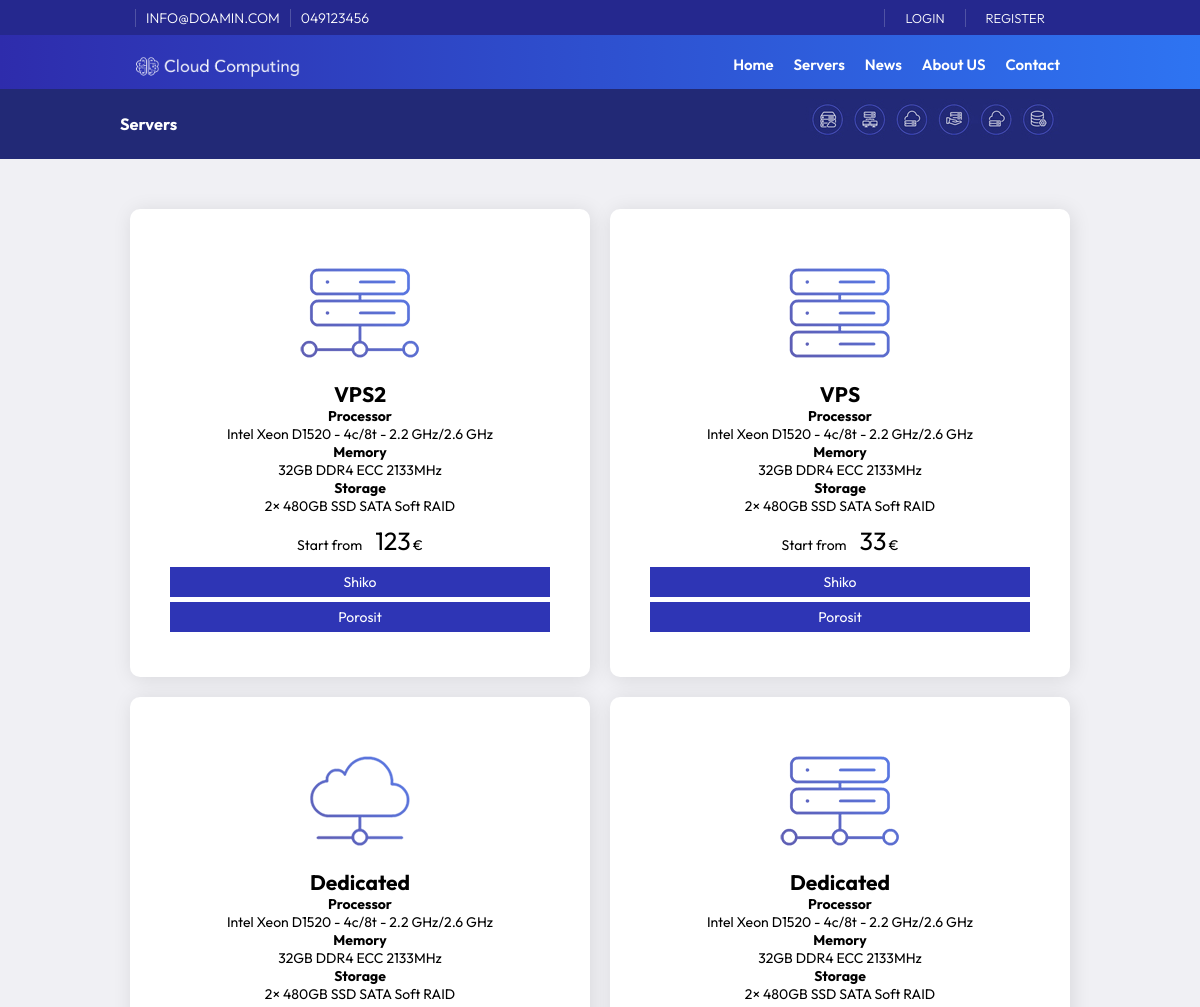
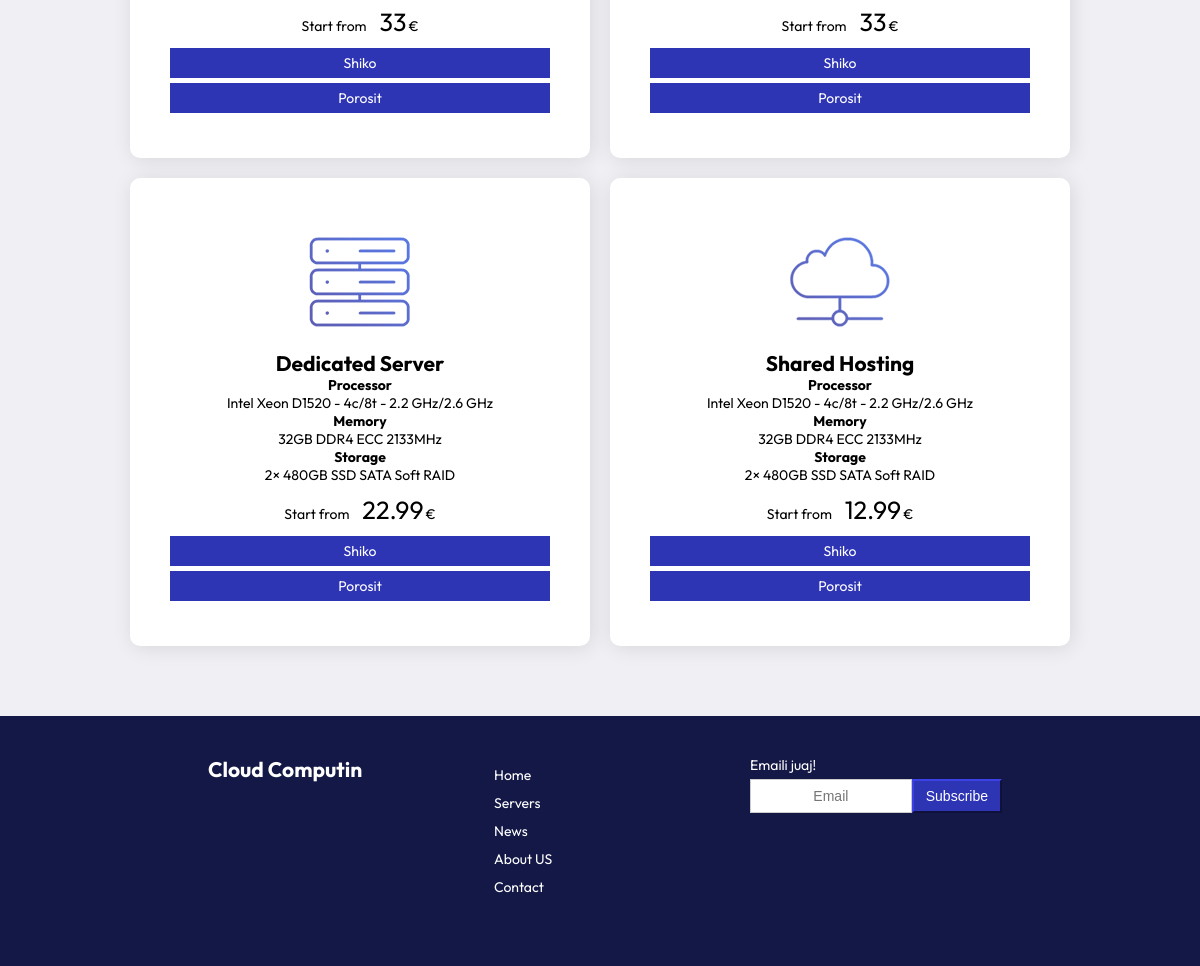
The app's page /servers.php with its own data (2 pictures, top to bottom).
### tables this page shows
CREATE TABLE `configs` (
  `id` int(11) NOT NULL,
  `emri` varchar(255) NOT NULL,
  `vlera` text NOT NULL
);

CREATE TABLE `menu` (
  `id` int(11) NOT NULL,
  `Emri` varchar(255) NOT NULL,
  `vlera` varchar(255) NOT NULL,
  `renditja` int(11) NOT NULL,
  `autori` varchar(255) NOT NULL,
  `Data` datetime NOT NULL DEFAULT current_timestamp() ON UPDATE current_timestamp()
);

CREATE TABLE `servers` (
  `id` int(11) NOT NULL,
  `Titulli` varchar(255) NOT NULL,
  `Pershkrimi` text DEFAULT NULL,
  `Data` date NOT NULL,
  `Cmimi` varchar(255) DEFAULT NULL,
  `foto` varchar(255) NOT NULL,
  `autori` varchar(255) NOT NULL
);

### assets/config/config.php (called while the page is built, shortened)
<?php
class Database {
    private $host = "localhost";
    private $username = "root";
    private $password = "";
    private $database = "CloudComputing";
    public function __construct() {
        $this->conn = new mysqli($this->host, $this->username, $this->password, $this->database);
    }
}
?>

### assets/config/functions.php (called while the page is built, shortened)
<?php
include_once 'config.php';
$db = new Database();
class SiteConfigs {
    private $db;
    public function __construct($db) {
        $this->db = $db;
    }
    public function readConfig($emri) {
        $defaultValue = 'Not Available';
        $query = "SELECT vlera FROM configs WHERE emri = '$emri' LIMIT 1";
        $result = $this->db->conn->query($query);
        if ($result->num_rows > 0) {
            $configs = $result->fetch_assoc();
            return $configs['vlera'];
        }
        return $defaultValue;
    }
}
$configs = new SiteConfigs($db);
?>

### assets/config/menu.php (called while the page is built, shortened)
<?php
class Menu {
    private $db;
    public function __construct($db) {
        $this->db = $db;
    }
    public function readAllMenu() {
        $query = "SELECT * FROM menu ORDER BY renditja ASC";
        $result = $this->db->conn->query($query);
        return $result->fetch_all(MYSQLI_ASSOC);
    }
}
?>

### assets/config/servers.php (called while the page is built, shortened)
<?php
class Servers {
    private $db;
    public function __construct($db) {
        $this->db = $db;
    }
    public function readAllServers() {
        $query = "SELECT * FROM servers";
        $result = $this->db->conn->query($query);
        return $result->fetch_all(MYSQLI_ASSOC);
    }
}
?>

### servers.php (the view, shortened to what this page needs)
<?php
include_once 'assets/config/config.php';
include_once 'assets/config/functions.php';
include_once 'assets/config/servers.php';
include_once 'assets/config/menu.php';
$pageid = 2;
$db = new Database();
$servers = new Servers($db);
$allServers = $servers->readAllServers();
?>
<!DOCTYPE html>
<html lang="en">
<head>
    <link rel="stylesheet" href="assets/css/style.css">
    <link rel="stylesheet" href="https://cdnjs.cloudflare.com/ajax/libs/font-awesome/4.7.0/css/font-awesome.min.css">
</head>
<body>
    <div class="container front-page">
        <?php include "header.php" ?>
        <div class="feature">
            <div class="serversdiv width80">
            <?php foreach ($allServers as $server): ?>
                <div class="serveritem">
                    <img src="<?php echo $configs->readConfig('imgurl'); echo $server['foto']; ?>" alt="">
                    <h2><?php echo $server['Titulli']; ?></h2>
                    <p><?php echo mb_strimwidth($server['Pershkrimi'], 0, 220, '...');  ?></p>
                    <p class="fcmimi">
                        <span>Start from</span>
                        <span class="num" style="display: inline-block;"><?php echo $server['Cmimi']; ?></span><span>€</span>
                    </p>
                    <a href="server_1.php?id=<?php echo $server['id']; ?>" class="btn btn-block btn-mir">Shiko</a>
                    <a href="porosit.php?id=<?php echo $server['id']; ?>" class="btn btn-block btn-mir">Porosit</a>
                </div>
            <?php endforeach; ?>
            </div>
        </div>
        <?php include "footer.php" ?>
    </div>
</body>
</html>

### header.php (shortened to what this page needs)
<?php
$db = new Database();
$menu = new Menu($db);
$allMenu = $menu->readAllMenu();
?>
   <header>
            <div class="topnav">
                <div class="container width80">
                    <div class="topnavl">
                        <div class="topbarw">
                            <p><?php echo $configs->readConfig('email');?></p><p><?php echo $configs->readConfig('telefoni');?></p>
                        </div>
                    </div>
                    <div class="topnavr">
                        <div class="topbarw">
                                <?php
                                    if (isset($_SESSION['user_id'])) {
                                        $user_id = $_SESSION['user_id'];
                                        $user_role = $user->checkUserRole($user_id);
                                        $emri = '<p>Pershendetje ' .$user->readEmri('emri', $user_id) .'<p>';
                                        $dashboard = '<p><a href="' . $configs->readConfig('url') . '/admin/dashboard.php">Dashboard</a></p>';
                                        $porosit = '<p><a href="' . $configs->readConfig('url') . '/user/index.php">Dashboard</a></p>';
                                        $logout = '<p><a href="' . $configs->readConfig('url') . '/logout.php">Logout</a></p>';
                                        if ($user_role === 'admin') {
                                            echo $emri ;
                                            echo $dashboard;
                                            echo $logout;
                                        } elseif ($user_role === 'user') {
                                            echo $emri;
                                            echo $porosit;
                                            echo $logout;
                                        } else {
                                            echo '<p><a href="' . $configs->readConfig('url') . '/login.php">Login</a></p>';
                                            echo '<p><a href="' . $configs->readConfig('url') . '/login.php">Register</a></p>';
                                        }
                                    }else {
                                        echo '<p><a href="' . $configs->readConfig('url') . '/login.php">Login</a></p>';
                                        echo '<p><a href="' . $configs->readConfig('url') . '/login.php">Register</a></p>';
                                    }
                                ?>
                        </div>
                    </div>
                </div>
            </div>
            <div class="width80">
                <div class="logo"><a href="<?php echo $configs->readConfig('url'); ?>"><img src="<?php echo $configs->readConfig('imgurl');?>/logow.png" /></a></div>
                <div class="nav" id="navid">
                    <ul>
                        <?php foreach ($allMenu as $menu): ?>
                            <li><a href="<?php echo $configs->readConfig('url'); echo $menu['vlera']; ?>"><?php echo $menu['Emri']; ?></a></li>
                        <?php endforeach; ?>
                    </ul>
                </div>
            </div>
            <?php
            if($pageid == 1){
                echo '<div class="slider"><img id="slideri" /></div>';
            }else if($pageid == 2){
                echo ' <div class="breadcrumbs">
                            <div class="width80">
                                <div class="bcl"><h3>Servers</h3></div>
                                <div class="bcr"><img src="assets/imgs/serversbc.jpg" /></div>
                            </div>
                        </div>';
            }else if($pageid == 3){
                echo ' <div class="breadcrumbs">
                        <div class="width80">
                            <div class="bcl"><h3>News</h3></div>
                            <div class="bcr"><img src="assets/imgs/contactbc.jpg" /></div>
                        </div>
                    </div>';
            }
            ?>
        </header>

### footer.php (shortened to what this page needs)
<footer>
    <div class="footeri width80">
        <div class="footerleft">
            <h2><a href="<?php echo $configs->readConfig('url'); ?>">Cloud Computin</a></h2>
        </div>
        <div class="footercenter">
            <ul>
                <?php foreach ($allMenu as $menu): ?>
                    <li><a href="<?php echo $configs->readConfig('url'); echo $menu['vlera']; ?>"><?php echo $menu['Emri']; ?></a></li>
                <?php endforeach; ?>
            </ul>
        </div>
        <div class="footerright">
            <p>Emaili juaj!</p>
            <div class="subs">
                <input class="form-control btn flex" type="email" placeholder="Email">
                <button class="btn btn-mir flex1">Subscribe</button>
            </div>
        </div>
    </div>
</footer>

### assets/css/style.css (style rules this page uses)
*, *:before, *:after { margin: 0; padding: 0; box-sizing: border-box; --title-font: "Outfit", Helvetica, Arial, sans-serif; --body-font: "Outfit", Helvetica, Arial, sans-serif; }
body, html { font-size: 14px; width: 100%; height: 100%; background: #F0F0F4; }
ul li a, a, body, span, text { font-family: "Outfit", Helvetica, Arial, sans-serif; }
header ul > li { list-style: none; float: left; margin: 10px 10px auto; }
.container { margin: auto; width: 100%; }
.width80 { width: 80%; margin: auto; }
header { background-image: linear-gradient(to right, #2E2CAC, #2E74F2); color: #fff; }
.topnav { margin: auto; height:35px; background-color: #25288e; padding: 5px 0 5px 0; }
.topnavl { float:left; }
.topnavr { float: right; }
.topbarw { font-size: 13px; display: flex; padding: 4px 15px; font-weight: 300; }
.topnav p { text-transform: uppercase; font-size: 14px; margin: auto; border-left: solid 1px rgba(255, 255, 255, .2); padding: 0 10px 0 10px; }
.topnavr a { text-decoration: none; color: #fff; font-size: 14px; padding: 0 10px 0 10px; }
.topnav span, .topnav a { text-transform: uppercase; font-size: 13px; margin: 5px auto; }
.logo { margin: 10px 0 0 0; }
.logo img { width: 200px; float: left; }
.nav { float: right; margin: 0 10px ; }
.nav li a { text-decoration: none; color: #fff; font-size:15px; font-weight: 600; }
.feature { margin: 50px 0 50px 0; width: 100%; }
.fcmimi { margin: 10px 0 10px 0; }
.fcmimi .num { font-size:25px; margin: 0 2px 0 10px; }
.serversdiv { display: flex; flex-wrap: wrap; align-content: space-between; justify-content: center; }
.serveritem { width: 31.33%; flex-grow: 1; margin: 0 10px 20px 10px; padding: 40px; background: #ffffff; background-size: auto; overflow: hidden; position: relative; border-radius: 10px; -webkit-border-radius: 10px; -moz-border-radius: 10px; -webkit-box-shadow: 2px 2px 20px 0px rgba(0, 0, 0, 0.1); -moz-box-shadow: 2px 2px 20px 0px rgba(0, 0, 0, 0.1); box-shadow: 2px 2px 20px 0px rgba(0, 0, 0, 0.1); text-align: center; }
.serveritem img { width: 128px; }
.front-page { width: 100%; }
.form-control { display: block; width: 100%; height: 34px; padding: 6px 12px; font-size: 14px; border: 1px solid #ccc; }
.btn { font-size: 14px; font-weight: 400; text-align: center; border: 1px solid #000 transparent; padding: 6px 12px; margin: 5px auto 5px auto; box-shadow: none !important; display: block; }
.btn-block { display: block; width: 100%; }
.btn-mir { color: #fff; text-decoration:none; background-color: #2e35b5; border-color: #25298f; }
.breadcrumbs { background-color: #222976; min-height: 70px; overflow: auto; height: auto; margin: auto; padding: 5px 0 0 0; width: 100%; }
.bcl { margin: auto; width: 50%; float: left; text-align: left; padding: 20px 0 0 0; }
.bcr { margin: auto; width: 50%; float: left; text-align: right; padding: 5px 0 0 0; }
footer { height: auto; padding: 20px; background: #141846; margin: 40px 0 0 0; }
footer ul > li, footer a { list-style: none; margin: 10px 10px auto; text-decoration: none; color: #FFF; }
.footeri { display: flex; flex-wrap: wrap; justify-content: space-between; margin:auto; padding: 20px 50px 20px 50px; color: #fff; }
.footerleft, .footercenter, .footerright { width: 33%; flex-grow: 1; padding: 0 12px 0 12px; margin-bottom:30px; }
.subs { display: flex; flex-wrap: wrap; }
.flex { flex: 1; float: left; }
.flex1 { flex: 0; float: left; }

### records on screen
configs: vlera "INFO@DOAMIN.COM"
configs: vlera "049123456"
configs: vlera (picture)
menu: Emri "Home"
menu: Emri "Servers"
menu: Emri "News"
menu: Emri "About US"
menu: Emri "Contact"
servers: foto.vlera (picture), Titulli "VPS2", Pershkrimi "Processor Intel Xeon D1520 - 4c/8t - 2.2 GHz/2.6 GHz Memory 32GB DDR4 ECC 2133MHz Storage 2× 480GB SSD SATA Soft RAID", Cmimi "123"
servers: foto.vlera (picture), Titulli "VPS", Pershkrimi "Processor Intel Xeon D1520 - 4c/8t - 2.2 GHz/2.6 GHz Memory 32GB DDR4 ECC 2133MHz Storage 2× 480GB SSD SATA Soft RAID", Cmimi "33"
servers: foto.vlera (picture), Titulli "Dedicated", Pershkrimi "Processor Intel Xeon D1520 - 4c/8t - 2.2 GHz/2.6 GHz Memory 32GB DDR4 ECC 2133MHz Storage 2× 480GB SSD SATA Soft RAID", Cmimi "33"
servers: foto.vlera (picture), Titulli "Dedicated", Pershkrimi "Processor Intel Xeon D1520 - 4c/8t - 2.2 GHz/2.6 GHz Memory 32GB DDR4 ECC 2133MHz Storage 2× 480GB SSD SATA Soft RAID", Cmimi "33"
servers: foto.vlera (picture), Titulli "Dedicated Server", Pershkrimi "Processor Intel Xeon D1520 - 4c/8t - 2.2 GHz/2.6 GHz Memory 32GB DDR4 ECC 2133MHz Storage 2× 480GB SSD SATA Soft RAID", Cmimi "22.99"
servers: foto.vlera (picture), Titulli "Shared Hosting", Pershkrimi "Processor Intel Xeon D1520 - 4c/8t - 2.2 GHz/2.6 GHz Memory 32GB DDR4 ECC 2133MHz Storage 2× 480GB SSD SATA Soft RAID", Cmimi "12.99"
